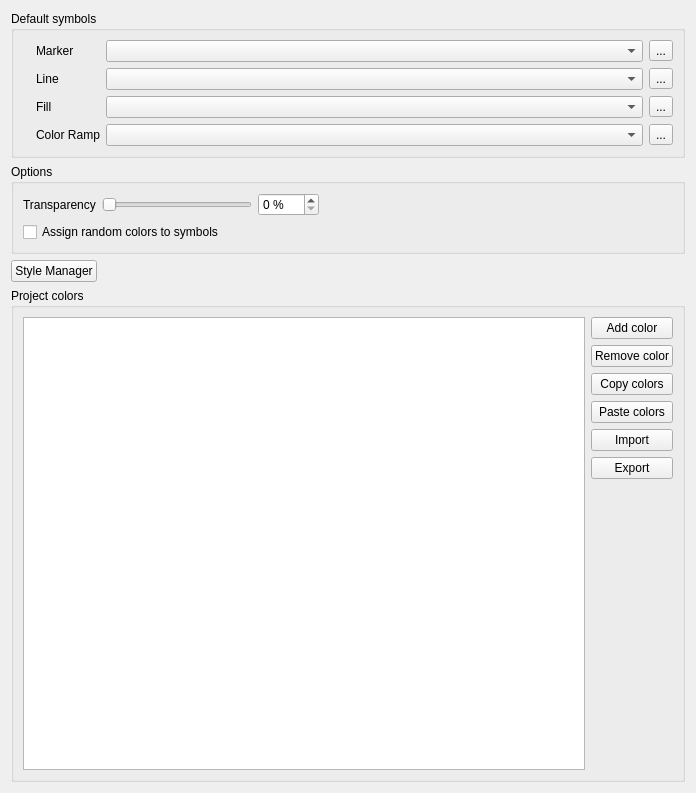
             <widget class="QWidget" name="scrollAreaWidgetContents_4">
              <property name="geometry">
               <rect>
                <x>0</x>
                <y>0</y>
                <width>696</width>
                <height>793</height>
               </rect>
              </property>
              <layout class="QVBoxLayout" name="verticalLayout_12">
               <item>
                <widget class="QgsCollapsibleGroupBox" name="groupBox">
                 <property name="title">
                  <string>Default symbols</string>
                 </property>
                 <property name="syncGroup" stdset="0">
                  <string notr="true">projstyles</string>
                 </property>
                 <layout class="QGridLayout" name="gridLayout_11">
                  <property name="leftMargin">
                   <number>9</number>
                  </property>
                  <item row="0" column="5">
                   <widget class="QToolButton" name="pbtnStyleMarker">
                    <property name="text">
                     <string>...</string>
                    </property>
                    <property name="icon">
                     <iconset resource="../../images/images.qrc">
                      <normaloff>:/images/themes/default/symbologyEdit.png</normaloff>:/images/themes/default/symbologyEdit.png</iconset>
                    </property>
                   </widget>
                  </item>
                  <item row="1" column="2">
                   <widget class="QLabel" name="lblStyleLine">
                    <property name="text">
                     <string>Line</string>
                    </property>
                    <property name="margin">
                     <number>5</number>
                    </property>
                   </widget>
                  </item>
                  <item row="3" column="0">
                   <widget class="QLabel" name="label_14">
                    <property name="sizePolicy">
                     <sizepolicy hsizetype="Fixed" vsizetype="Preferred">
                      <horstretch>0</horstretch>
                      <verstretch>0</verstretch>
                     </sizepolicy>
                    </property>
                    <property name="text">
                     <string/>
                    </property>
                    <property name="pixmap">
                     <pixmap resource="../../images/images.qrc">:/images/themes/default/styleicons/color.png</pixmap>
                    </property>
                   </widget>
                  </item>
                  <item row="2" column="0">
                   <widget class="QLabel" name="pixStyleFill">
                    <property name="sizePolicy">
                     <sizepolicy hsizetype="Fixed" vsizetype="Preferred">
                      <horstretch>0</horstretch>
                      <verstretch>0</verstretch>
                     </sizepolicy>
                    </property>
                    <property name="text">
                     <string/>
                    </property>
                    <property name="pixmap">
                     <pixmap resource="../../images/images.qrc">:/images/themes/default/styleicons/style-polygon.png</pixmap>
                    </property>
                   </widget>
                  </item>
                  <item row="1" column="5">
                   <widget class="QToolButton" name="pbtnStyleLine">
                    <property name="text">
                     <string>...</string>
                    </property>
                    <property name="icon">
                     <iconset resource="../../images/images.qrc">
                      <normaloff>:/images/themes/default/symbologyEdit.png</normaloff>:/images/themes/default/symbologyEdit.png</iconset>
                    </property>
                   </widget>
                  </item>
                  <item row="1" column="0">
                   <widget class="QLabel" name="pixStyleLine">
                    <property name="sizePolicy">
                     <sizepolicy hsizetype="Fixed" vsizetype="Preferred">
                      <horstretch>0</horstretch>
                      <verstretch>0</verstretch>
                     </sizepolicy>
                    </property>
                    <property name="text">
                     <string/>
                    </property>
                    <property name="pixmap">
                     <pixmap resource="../../images/images.qrc">:/images/themes/default/styleicons/style-line.png</pixmap>
                    </property>
                   </widget>
                  </item>
                  <item row="2" column="4">
                   <widget class="QComboBox" name="cboStyleFill">
                    <property name="sizePolicy">
                     <sizepolicy hsizetype="Expanding" vsizetype="Fixed">
                      <horstretch>0</horstretch>
                      <verstretch>0</verstretch>
                     </sizepolicy>
                    </property>
                    <property name="sizeAdjustPolicy">
                     <enum>QComboBox::AdjustToMinimumContentsLength</enum>
                    </property>
                   </widget>
                  </item>
                  <item row="3" column="2">
                   <widget class="QLabel" name="lblStyleColorRamp">
                    <property name="text">
                     <string>Color Ramp</string>
                    </property>
                    <property name="margin">
                     <number>5</number>
                    </property>
                   </widget>
                  </item>
                  <item row="0" column="4">
                   <widget class="QComboBox" name="cboStyleMarker">
                    <property name="sizePolicy">
                     <sizepolicy hsizetype="Expanding" vsizetype="Fixed">
                      <horstretch>0</horstretch>
                      <verstretch>0</verstretch>
                     </sizepolicy>
                    </property>
                    <property name="sizeAdjustPolicy">
                     <enum>QComboBox::AdjustToMinimumContentsLength</enum>
                    </property>
                   </widget>
                  </item>
                  <item row="0" column="0">
                   <widget class="QLabel" name="pixStyleMarker">
                    <property name="sizePolicy">
                     <sizepolicy hsizetype="Fixed" vsizetype="Preferred">
                      <horstretch>0</horstretch>
                      <verstretch>0</verstretch>
                     </sizepolicy>
                    </property>
                    <property name="text">
                     <string/>
                    </property>
                    <property name="pixmap">
                     <pixmap resource="../../images/images.qrc">:/images/themes/default/styleicons/style-point.png</pixmap>
                    </property>
                   </widget>
                  </item>
                  <item row="0" column="2">
                   <widget class="QLabel" name="lblStyleMarker">
                    <property name="text">
                     <string>Marker</string>
                    </property>
                    <property name="margin">
                     <number>5</number>
                    </property>
                   </widget>
                  </item>
                  <item row="2" column="5">
                   <widget class="QToolButton" name="pbtnStyleFill">
                    <property name="text">
                     <string>...</string>
                    </property>
                    <property name="icon">
                     <iconset resource="../../images/images.qrc">
                      <normaloff>:/images/themes/default/symbologyEdit.png</normaloff>:/images/themes/default/symbologyEdit.png</iconset>
                    </property>
                   </widget>
                  </item>
                  <item row="2" column="2">
                   <widget class="QLabel" name="lblStyleFill">
                    <property name="text">
                     <string>Fill</string>
                    </property>
                    <property name="margin">
                     <number>5</number>
                    </property>
                   </widget>
                  </item>
                  <item row="1" column="4">
                   <widget class="QComboBox" name="cboStyleLine">
                    <property name="sizePolicy">
                     <sizepolicy hsizetype="Expanding" vsizetype="Fixed">
                      <horstretch>0</horstretch>
                      <verstretch>0</verstretch>
                     </sizepolicy>
                    </property>
                    <property name="sizeAdjustPolicy">
                     <enum>QComboBox::AdjustToMinimumContentsLength</enum>
                    </property>
                   </widget>
                  </item>
                  <item row="3" column="4">
                   <widget class="QComboBox" name="cboStyleColorRamp">
                    <property name="sizePolicy">
                     <sizepolicy hsizetype="Expanding" vsizetype="Fixed">
                      <horstretch>0</horstretch>
                      <verstretch>0</verstretch>
                     </sizepolicy>
                    </property>
                    <property name="sizeAdjustPolicy">
                     <enum>QComboBox::AdjustToMinimumContentsLength</enum>
                    </property>
                   </widget>
                  </item>
                  <item row="3" column="5">
                   <widget class="QToolButton" name="pbtnStyleColorRamp">
                    <property name="text">
                     <string>...</string>
                    </property>
                    <property name="icon">
                     <iconset resource="../../images/images.qrc">
                      <normaloff>:/images/themes/default/symbologyEdit.png</normaloff>:/images/themes/default/symbologyEdit.png</iconset>
                    </property>
                   </widget>
                  </item>
                 </layout>
                </widget>
               </item>
               <item>
                <widget class="QgsCollapsibleGroupBox" name="groupBox_2">
                 <property name="title">
                  <string>Options</string>
                 </property>
                 <property name="syncGroup" stdset="0">
                  <string notr="true">projstyles</string>
                 </property>
                 <layout class="QVBoxLayout" name="verticalLayout_18">
                  <item>
                   <layout class="QHBoxLayout" name="horizontalLayout_6">
                    <item>
                     <widget class="QLabel" name="mTransparencyLabel">
                      <property name="text">
                       <string>Transparency</string>
                      </property>
                     </widget>
                    </item>
                    <item>
                     <widget class="QSlider" name="mTransparencySlider">
                      <property name="sizePolicy">
                       <sizepolicy hsizetype="MinimumExpanding" vsizetype="Fixed">
                        <horstretch>0</horstretch>
                        <verstretch>0</verstretch>
                       </sizepolicy>
                      </property>
                      <property name="minimumSize">
                       <size>
                        <width>150</width>
                        <height>0</height>
                       </size>
                      </property>
                      <property name="maximumSize">
                       <size>
                        <width>150</width>
                        <height>16777215</height>
                       </size>
                      </property>
                      <property name="maximum">
                       <number>100</number>
                      </property>
                      <property name="orientation">
                       <enum>Qt::Horizontal</enum>
                      </property>
                     </widget>
                    </item>
                    <item>
                     <widget class="QSpinBox" name="mTransparencySpinBox">
                      <property name="suffix">
                       <string> %</string>
                      </property>
                      <property name="maximum">
                       <number>100</number>
                      </property>
                     </widget>
                    </item>
                    <item>
                     <spacer name="horizontalSpacer_5">
                      <property name="orientation">
                       <enum>Qt::Horizontal</enum>
                      </property>
                      <property name="sizeHint" stdset="0">
                       <size>
                        <width>40</width>
                        <height>20</height>
                       </size>
                      </property>
                     </spacer>
                    </item>
                   </layout>
                  </item>
                  <item>
                   <widget class="QCheckBox" name="cbxStyleRandomColors">
                    <property name="text">
                     <string>Assign random colors to symbols</string>
                    </property>
                   </widget>
                  </item>
                 </layout>
                </widget>
               </item>
               <item>
                <layout class="QHBoxLayout" name="horizontalLayout_3">
                 <item>
                  <widget class="QPushButton" name="pbtnStyleManager">
                   <property name="text">
                    <string>Style Manager</string>
                   </property>
                  </widget>
                 </item>
                 <item>
                  <spacer name="horizontalSpacer">
                   <property name="orientation">
                    <enum>Qt::Horizontal</enum>
                   </property>
                   <property name="sizeHint" stdset="0">
                    <size>
                     <width>40</width>
                     <height>20</height>
                    </size>
                   </property>
                  </spacer>
                 </item>
                </layout>
               </item>
               <item>
                <widget class="QgsCollapsibleGroupBox" name="groupBox_7">
                 <property name="title">
                  <string>Project colors</string>
                 </property>
                 <layout class="QGridLayout" name="gridLayout_12">
                  <item row="2" column="1">
                   <widget class="QPushButton" name="mButtonCopyColors">
                    <property name="text">
                     <string>Copy colors</string>
                    </property>
                   </widget>
                  </item>
                  <item row="6" column="1">
                   <spacer name="verticalSpacer_12">
                    <property name="orientation">
                     <enum>Qt::Vertical</enum>
                    </property>
                    <property name="sizeHint" stdset="0">
                     <size>
                      <width>20</width>
                      <height>40</height>
                     </size>
                    </property>
                   </spacer>
                  </item>
                  <item row="0" column="1">
                   <widget class="QPushButton" name="mButtonAddColor">
                    <property name="text">
                     <string>Add color</string>
                    </property>
                   </widget>
                  </item>
                  <item row="3" column="1">
                   <widget class="QPushButton" name="mButtonPasteColors">
                    <property name="text">
                     <string>Paste colors</string>
                    </property>
                   </widget>
                  </item>
                  <item row="1" column="1">
                   <widget class="QPushButton" name="mButtonRemoveColor">
                    <property name="text">
                     <string>Remove color</string>
                    </property>
                   </widget>
                  </item>
                  <item row="0" column="0" rowspan="8">
                   <widget class="QgsColorSchemeList" name="mTreeProjectColors"/>
                  </item>
                  <item row="4" column="1">
                   <widget class="QPushButton" name="mButtonImportColors">
                    <property name="text">
                     <string>Import</string>
                    </property>
                   </widget>
                  </item>
                  <item row="5" column="1">
                   <widget class="QPushButton" name="mButtonExportColors">
                    <property name="text">
                     <string>Export</string>
                    </property>
                   </widget>
                  </item>
                 </layout>
                </widget>
               </item>
              </layout>
             </widget>
